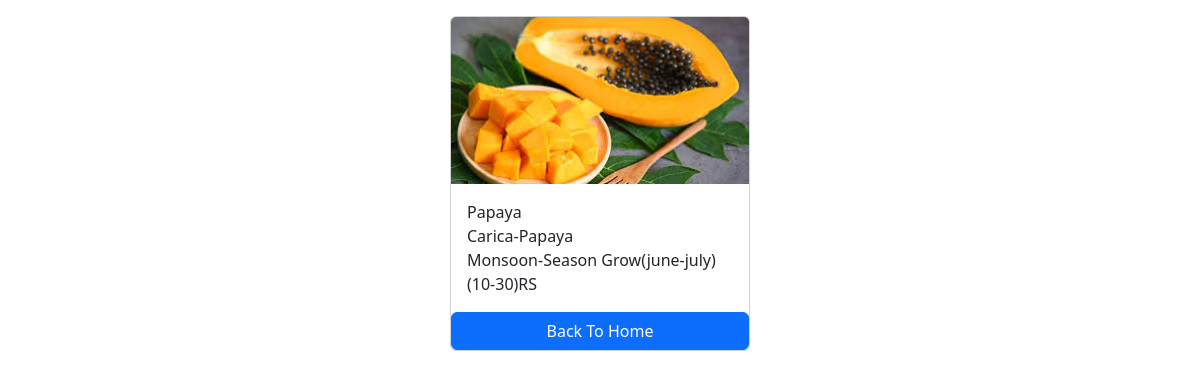
Screenshot of /frutys/5/ with the database file from the repository.
### market/models.py (models this page shows)
class Fruty(models.Model):
    full_name=models.CharField(max_length=100)
    photo=models.ImageField(upload_to='images')
    scientific_name=models.CharField(max_length=100)
    season_name=models.CharField(max_length=100)
    cost=models.CharField(max_length=100)

### market/views.py (the view)
# urls.py: path('<int:pk>/',views.fruty_detail,name='fruty_detail')
def fruty_detail(request,pk):
    fruty=get_object_or_404(Fruty,pk=pk)
    context={
        'fruty':fruty,
    }
    return render(request,'fruty_detail.html',context)

### templates/fruty_detail.html (shortened to what this page needs)
<!DOCTYPE html>
<html lang="en">
<head>
    <link href="https://cdn.jsdelivr.net/npm/bootstrap@5.3.3/dist/css/bootstrap.min.css" rel="stylesheet">
</head>
<body>
    <div class="container mt-3">
        <div class="card mx-auto" style="width:300px">
            <img src="{{fruty.photo.url}}" class="card-img-top">
            <div class="card-body">
                   <p class="card-text m-0">{{fruty.full_name}}</p>
                   <p class="card-text m-0">{{fruty.scientific_name}}</p>
                   <p class="card-text m-0">{{fruty.season_name}}</p>
                   <p class="card-text m-0">{{fruty.cost}}</p>
            </div>
            <a href="{% url "home" %}" class="btn btn-primary">Back To Home</a>
        </div>
    </div>
</body>
</html>

### rows the page displays
Fruty: photo (picture), full_name "Papaya", scientific_name "Carica-Papaya", season_name "Monsoon-Season Grow(june-july)", cost "(10-30)RS"
